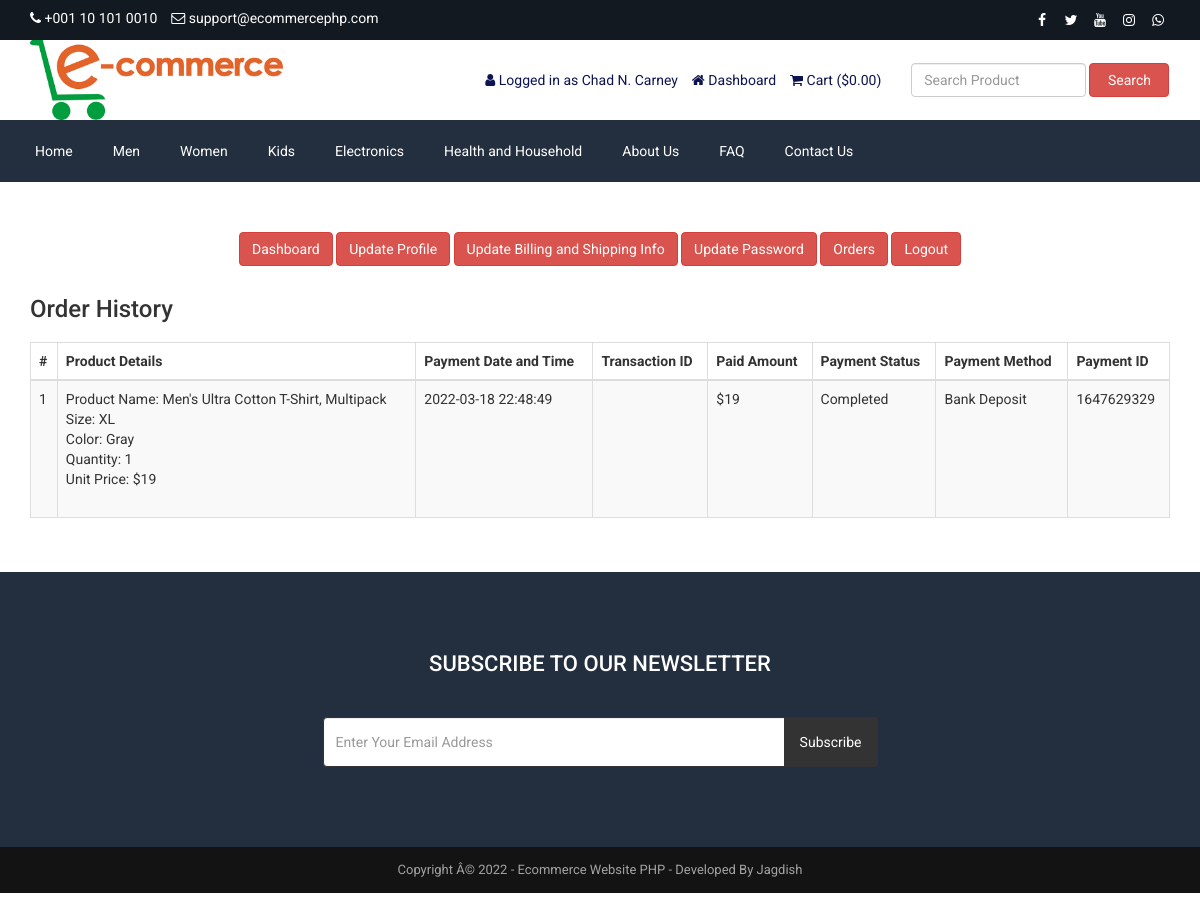
/customer-order.php (signed in), run on the app's committed database.
### tables this page shows
CREATE TABLE `tbl_settings` (
  `id` int(11) NOT NULL,
  `logo` varchar(255) NOT NULL,
  `favicon` varchar(255) NOT NULL,
  `footer_about` text NOT NULL,
  `footer_copyright` text NOT NULL,
  `contact_address` text NOT NULL,
  `contact_email` varchar(255) NOT NULL,
  `contact_phone` varchar(255) NOT NULL,
  `contact_fax` varchar(255) NOT NULL,
  `contact_map_iframe` text NOT NULL,
  `receive_email` varchar(255) NOT NULL,
  `receive_email_subject` varchar(255) NOT NULL,
  `receive_email_thank_you_message` text NOT NULL,
  `forget_password_message` text NOT NULL,
  `total_recent_post_footer` int(10) NOT NULL,
  `total_popular_post_footer` int(10) NOT NULL,
  `total_recent_post_sidebar` int(11) NOT NULL,
  `total_popular_post_sidebar` int(11) NOT NULL,
  `total_featured_product_home` int(11) NOT NULL,
  `total_latest_product_home` int(11) NOT NULL,
  `total_popular_product_home` int(11) NOT NULL,
  `meta_title_home` text NOT NULL,
  `meta_keyword_home` text NOT NULL,
  `meta_description_home` text NOT NULL,
  `banner_login` varchar(255) NOT NULL,
  `banner_registration` varchar(255) NOT NULL,
  `banner_forget_password` varchar(255) NOT NULL,
  `banner_reset_password` varchar(255) NOT NULL,
  `banner_search` varchar(255) NOT NULL,
  `banner_cart` varchar(255) NOT NULL,
  `banner_checkout` varchar(255) NOT NULL,
  `banner_product_category` varchar(255) NOT NULL,
  `banner_blog` varchar(255) NOT NULL,
  `cta_title` varchar(255) NOT NULL,
  `cta_content` text NOT NULL,
  `cta_read_more_text` varchar(255) NOT NULL,
  `cta_read_more_url` varchar(255) NOT NULL,
  `cta_photo` varchar(255) NOT NULL,
  `featured_product_title` varchar(255) NOT NULL,
  `featured_product_subtitle` varchar(255) NOT NULL,
  `latest_product_title` varchar(255) NOT NULL,
  `latest_product_subtitle` varchar(255) NOT NULL,
  `popular_product_title` varchar(255) NOT NULL,
  `popular_product_subtitle` varchar(255) NOT NULL,
  `testimonial_title` varchar(255) NOT NULL,
  `testimonial_subtitle` varchar(255) NOT NULL,
  `testimonial_photo` varchar(255) NOT NULL,
  `blog_title` varchar(255) NOT NULL,
  `blog_subtitle` varchar(255) NOT NULL,
  `newsletter_text` text NOT NULL,
  `paypal_email` varchar(255) NOT NULL,
  `stripe_public_key` varchar(255) NOT NULL,
  `stripe_secret_key` varchar(255) NOT NULL,
  `bank_detail` text NOT NULL,
  `before_head` text NOT NULL,
  `after_body` text NOT NULL,
  `before_body` text NOT NULL,
  `home_service_on_off` int(11) NOT NULL,
  `home_welcome_on_off` int(11) NOT NULL,
  `home_featured_product_on_off` int(11) NOT NULL,
  `home_latest_product_on_off` int(11) NOT NULL,
  `home_popular_product_on_off` int(11) NOT NULL,
  `home_testimonial_on_off` int(11) NOT NULL,
  `home_blog_on_off` int(11) NOT NULL,
  `newsletter_on_off` int(11) NOT NULL,
  `ads_above_welcome_on_off` int(1) NOT NULL,
  `ads_above_featured_product_on_off` int(1) NOT NULL,
  `ads_above_latest_product_on_off` int(1) NOT NULL,
  `ads_above_popular_product_on_off` int(1) NOT NULL,
  `ads_above_testimonial_on_off` int(1) NOT NULL,
  `ads_category_sidebar_on_off` int(1) NOT NULL
);

CREATE TABLE `tbl_social` (
  `social_id` int(11) NOT NULL,
  `social_name` varchar(30) NOT NULL,
  `social_url` varchar(255) NOT NULL,
  `social_icon` varchar(30) NOT NULL
);

CREATE TABLE `tbl_top_category` (
  `tcat_id` int(11) NOT NULL,
  `tcat_name` varchar(255) NOT NULL,
  `show_on_menu` int(1) NOT NULL
);

CREATE TABLE `tbl_page` (
  `id` int(11) NOT NULL,
  `about_title` varchar(255) NOT NULL,
  `about_content` text NOT NULL,
  `about_banner` varchar(255) NOT NULL,
  `about_meta_title` varchar(255) NOT NULL,
  `about_meta_keyword` text NOT NULL,
  `about_meta_description` text NOT NULL,
  `faq_title` varchar(255) NOT NULL,
  `faq_banner` varchar(255) NOT NULL,
  `faq_meta_title` varchar(255) NOT NULL,
  `faq_meta_keyword` text NOT NULL,
  `faq_meta_description` text NOT NULL,
  `blog_title` varchar(255) NOT NULL,
  `blog_banner` varchar(255) NOT NULL,
  `blog_meta_title` varchar(255) NOT NULL,
  `blog_meta_keyword` text NOT NULL,
  `blog_meta_description` text NOT NULL,
  `contact_title` varchar(255) NOT NULL,
  `contact_banner` varchar(255) NOT NULL,
  `contact_meta_title` varchar(255) NOT NULL,
  `contact_meta_keyword` text NOT NULL,
  `contact_meta_description` text NOT NULL,
  `pgallery_title` varchar(255) NOT NULL,
  `pgallery_banner` varchar(255) NOT NULL,
  `pgallery_meta_title` varchar(255) NOT NULL,
  `pgallery_meta_keyword` text NOT NULL,
  `pgallery_meta_description` text NOT NULL,
  `vgallery_title` varchar(255) NOT NULL,
  `vgallery_banner` varchar(255) NOT NULL,
  `vgallery_meta_title` varchar(255) NOT NULL,
  `vgallery_meta_keyword` text NOT NULL,
  `vgallery_meta_description` text NOT NULL
);

CREATE TABLE `tbl_payment` (
  `id` int(11) NOT NULL,
  `customer_id` int(11) NOT NULL,
  `customer_name` varchar(255) NOT NULL,
  `customer_email` varchar(255) NOT NULL,
  `payment_date` varchar(50) NOT NULL,
  `txnid` varchar(255) NOT NULL,
  `paid_amount` int(11) NOT NULL,
  `card_number` varchar(50) NOT NULL,
  `card_cvv` varchar(10) NOT NULL,
  `card_month` varchar(10) NOT NULL,
  `card_year` varchar(10) NOT NULL,
  `bank_transaction_info` text NOT NULL,
  `payment_method` varchar(20) NOT NULL,
  `payment_status` varchar(25) NOT NULL,
  `shipping_status` varchar(20) NOT NULL,
  `payment_id` varchar(255) NOT NULL
);

CREATE TABLE `tbl_order` (
  `id` int(11) NOT NULL,
  `product_id` int(11) NOT NULL,
  `product_name` varchar(255) NOT NULL,
  `size` varchar(100) NOT NULL,
  `color` varchar(100) NOT NULL,
  `quantity` varchar(50) NOT NULL,
  `unit_price` varchar(50) NOT NULL,
  `payment_id` varchar(255) NOT NULL
);

### customer-order.php (the view, shortened to what this page needs)
<?php require_once('header.php'); ?>
<div class="page">
    <div class="container">
        <div class="row">
            <div class="col-md-12">
                <?php require_once('customer-sidebar.php'); ?>
            </div>
            <div class="col-md-12">
                <div class="user-content">
                    <h3><?php echo LANG_VALUE_25; ?></h3>
                    <div class="table-responsive">
                        <table class="table table-bordered table-striped table-hover">
                            <thead>
                                <tr>
                                    <th><?php echo '#' ?></th>
                                    <th><?php echo LANG_VALUE_48; ?></th>
                                    <th><?php echo LANG_VALUE_27; ?></th>
                                    <th><?php echo LANG_VALUE_28; ?></th>
                                    <th><?php echo LANG_VALUE_29; ?></th>
                                    <th><?php echo LANG_VALUE_30; ?></th>
                                    <th><?php echo LANG_VALUE_31; ?></th>
                                    <th><?php echo LANG_VALUE_32; ?></th>
                                </tr>
                            </thead>
                            <tbody>
            <?php
            $limit = 10;
            $page = @$_GET['page'];
            if($page)
                $start = ($page - 1) * $limit;
            else
                $start = 0;
            $statement = $pdo->prepare("SELECT * FROM tbl_payment WHERE customer_email=? ORDER BY id DESC LIMIT $start, $limit");
            $statement->execute(array($_SESSION['customer']['cust_email']));
            $result = $statement->fetchAll(PDO::FETCH_ASSOC);
            if ($page == 0) $page = 1;
            ?>
                                <?php
                                $tip = $page*10-10;
                                foreach ($result as $row) {
                                    $tip++;
                                    ?>
                                    <tr>
                                        <td><?php echo $tip; ?></td>
                                        <td>
                                            <?php
                                            $statement1 = $pdo->prepare("SELECT * FROM tbl_order WHERE payment_id=?");
                                            $statement1->execute(array($row['payment_id']));
                                            $result1 = $statement1->fetchAll(PDO::FETCH_ASSOC);
                                            foreach ($result1 as $row1) {
                                                echo 'Product Name: '.$row1['product_name'];
                                                echo '<br>Size: '.$row1['size'];
                                                echo '<br>Color: '.$row1['color'];
                                                echo '<br>Quantity: '.$row1['quantity'];
                                                echo '<br>Unit Price: $'.$row1['unit_price'];
                                                echo '<br><br>';
                                            }
                                            ?>
                                        </td>
                                        <td><?php echo $row['payment_date']; ?></td>
                                        <td><?php echo $row['txnid']; ?></td>
                                        <td><?php echo '$'.$row['paid_amount']; ?></td>
                                        <td><?php echo $row['payment_status']; ?></td>
                                        <td><?php echo $row['payment_method']; ?></td>
                                        <td><?php echo $row['payment_id']; ?></td>
                                    </tr>
                                    <?php
                                }
                                ?>
                            </tbody>
                        </table>
                        <div class="pagination" style="overflow: hidden;">
                    </div>
                </div>
            </div>
        </div>
    </div>
</div>
<?php require_once('footer.php'); ?>

### header.php (shortened to what this page needs)
<?php
include("admin/inc/config.php");
$statement = $pdo->prepare("SELECT * FROM tbl_settings WHERE id=1");
$statement->execute();
$result = $statement->fetchAll(PDO::FETCH_ASSOC);
foreach ($result as $row)
{
	$logo = $row['logo'];
	$contact_email = $row['contact_email'];
	$contact_phone = $row['contact_phone'];
}
?>
<!DOCTYPE html>
<html lang="en">
<head>
	<link rel="stylesheet" href="assets/css/bootstrap.min.css">
	<link rel="stylesheet" href="assets/css/font-awesome.min.css">
	<link rel="stylesheet" href="assets/css/owl.carousel.min.css">
	<link rel="stylesheet" href="assets/css/owl.theme.default.min.css">
	<link rel="stylesheet" href="assets/css/jquery.bxslider.min.css">
    <link rel="stylesheet" href="assets/css/magnific-popup.css">
    <link rel="stylesheet" href="assets/css/rating.css">
	<link rel="stylesheet" href="assets/css/spacing.css">
	<link rel="stylesheet" href="assets/css/bootstrap-touch-slider.css">
	<link rel="stylesheet" href="assets/css/animate.min.css">
	<link rel="stylesheet" href="assets/css/tree-menu.css">
	<link rel="stylesheet" href="assets/css/select2.min.css">
	<link rel="stylesheet" href="assets/css/main.css">
	<link rel="stylesheet" href="assets/css/responsive.css">
	<?php
	$statement = $pdo->prepare("SELECT * FROM tbl_page WHERE id=1");
	$statement->execute();
	$result = $statement->fetchAll(PDO::FETCH_ASSOC);
		?>
</head>
<body>
<div class="top">
	<div class="container">
		<div class="row">
			<div class="col-md-6 col-sm-6 col-xs-12">
				<div class="left">
					<ul>
						<li><i class="fa fa-phone"></i> <?php echo $contact_phone; ?></li>
						<li><i class="fa fa-envelope-o"></i> <?php echo $contact_email; ?></li>
					</ul>
				</div>
			</div>
			<div class="col-md-6 col-sm-6 col-xs-12">
				<div class="right">
					<ul>
						<?php
						$statement = $pdo->prepare("SELECT * FROM tbl_social");
						$statement->execute();
						$result = $statement->fetchAll(PDO::FETCH_ASSOC);
						foreach ($result as $row) {
							?>
							<?php if($row['social_url'] != ''): ?>
							<li><a href="<?php echo $row['social_url']; ?>"><i class="<?php echo $row['social_icon']; ?>"></i></a></li>
							<?php endif; ?>
							<?php
						}
						?>
					</ul>
				</div>
			</div>
		</div>
	</div>
</div>
<div class="header">
	<div class="container">
		<div class="row inner">
			<div class="col-md-4 logo">
				<a href="index.php"><img src="assets/uploads/<?php echo $logo; ?>" alt="logo image"></a>
			</div>
			<div class="col-md-5 right">
				<ul>
					<?php
					if(isset($_SESSION['customer'])) {
						?>
						<li><i class="fa fa-user"></i> <?php echo LANG_VALUE_13; ?> <?php echo $_SESSION['customer']['cust_name']; ?></li>
						<li><a href="dashboard.php"><i class="fa fa-home"></i> <?php echo LANG_VALUE_89; ?></a></li>
						<?php
					} else {
						?>
						<li><a href="login.php"><i class="fa fa-sign-in"></i> <?php echo LANG_VALUE_9; ?></a></li>
						<li><a href="registration.php"><i class="fa fa-user-plus"></i> <?php echo LANG_VALUE_15; ?></a></li>
						<?php
					}
					?>
					<li><a href="cart.php"><i class="fa fa-shopping-cart"></i> <?php echo LANG_VALUE_18; ?> (<?php echo LANG_VALUE_1; ?><?php
					if(isset($_SESSION['cart_p_id'])) {
						$table_total_price = 0;
						$i=0;
	                    foreach($_SESSION['cart_p_qty'] as $key => $value)
	                    {
	                        $i++;
	                        $arr_cart_p_qty[$i] = $value;
	                    }                    $i=0;
	                    foreach($_SESSION['cart_p_current_price'] as $key => $value)
	                    {
	                        $i++;
	                        $arr_cart_p_current_price[$i] = $value;
	                    }
	                    for($i=1;$i<=count($arr_cart_p_qty);$i++) {
	                    	$row_total_price = $arr_cart_p_current_price[$i]*$arr_cart_p_qty[$i];
	                        $table_total_price = $table_total_price + $row_total_price;
	                    }
						echo $table_total_price;
					} else {
						echo '0.00';
					}
					?>)</a></li>
				</ul>
			</div>
			<div class="col-md-3 search-area">
				<form class="navbar-form navbar-left" role="search" action="search-result.php" method="get">
					<div class="form-group">
						<input type="text" class="form-control search-top" placeholder="<?php echo LANG_VALUE_2; ?>" name="search_text">
					</div>
					<button type="submit" class="btn btn-danger"><?php echo LANG_VALUE_3; ?></button>
				</form>
			</div>
		</div>
	</div>
</div>
<div class="nav">
	<div class="container">
		<div class="row">
			<div class="col-md-12 pl_0 pr_0">
				<div class="menu-container">
					<div class="menu">
						<ul>
							<li><a href="index.php">Home</a></li>
							<?php
							$statement = $pdo->prepare("SELECT * FROM tbl_top_category WHERE show_on_menu=1");
							$statement->execute();
							$result = $statement->fetchAll(PDO::FETCH_ASSOC);
							foreach ($result as $row) {
								?>
								<li><a href="product-category.php?id=<?php echo $row['tcat_id']; ?>&type=top-category"><?php echo $row['tcat_name']; ?></a>
								</li>
								<?php
							}
							?>
							<?php
							$statement = $pdo->prepare("SELECT * FROM tbl_page WHERE id=1");
							$statement->execute();
							$result = $statement->fetchAll(PDO::FETCH_ASSOC);
							foreach ($result as $row) {
								$about_title = $row['about_title'];
								$faq_title = $row['faq_title'];
								$contact_title = $row['contact_title'];
							}
							?>
							<li><a href="about.php"><?php echo $about_title; ?></a></li>
							<li><a href="faq.php"><?php echo $faq_title; ?></a></li>
							<li><a href="contact.php"><?php echo $contact_title; ?></a></li>
						</ul>
					</div>
				</div>
			</div>
		</div>
	</div>
</div>

### footer.php (shortened to what this page needs)
<?php
$statement = $pdo->prepare("SELECT * FROM tbl_settings WHERE id=1");
$statement->execute();
$result = $statement->fetchAll(PDO::FETCH_ASSOC);
foreach ($result as $row)
{
	$footer_copyright = $row['footer_copyright'];
    $newsletter_on_off = $row['newsletter_on_off'];
}
?>
<?php if($newsletter_on_off == 1): ?>
<section class="home-newsletter">
	<div class="container">
		<div class="row">
			<div class="col-md-6 col-md-offset-3">
				<div class="single">
				<form action="" method="post">
					<h2><?php echo LANG_VALUE_93; ?></h2>
					<div class="input-group">
			        	<input type="email" class="form-control" placeholder="<?php echo LANG_VALUE_95; ?>" name="email_subscribe">
			         	<span class="input-group-btn">
			         	<button class="btn btn-theme" type="submit" name="form_subscribe"><?php echo LANG_VALUE_92; ?></button>
			         	</span>
			        </div>
				</div>
			</div>
		</div>
	</div>
</section>
<?php endif; ?>
<div class="footer-bottom">
	<div class="container">
		<div class="row">
			<div class="col-md-12 copyright">
				<?php echo $footer_copyright; ?>
			</div>
		</div>
	</div>
</div>
</body>
</html>

### data on the page
tbl_settings: contact_phone "+001 10 101 0010", contact_email "support@ecommercephp.com", logo (picture), footer_copyright "Copyright Â© 2022 - Ecommerce Website PHP - Developed By Jagdish"
tbl_top_category: tcat_name "Men"
tbl_top_category: tcat_name "Women"
tbl_top_category: tcat_name "Kids"
tbl_top_category: tcat_name "Electronics"
tbl_top_category: tcat_name "Health and Household"
tbl_page: about_title "About Us", faq_title "FAQ", contact_title "Contact Us"
tbl_payment: payment_date "2022-03-18 22:48:49", paid_amount "19", payment_status "Completed", payment_method "Bank Deposit", payment "1647629329"
tbl_order: product_name "Men's Ultra Cotton T-Shirt, Multipack", size "XL", color "Gray", quantity "1", unit_price "19"

### other printed values
LANG_VALUE_13 "Logged in as"
$_SESSION['customer']['cust_name'] "Chad N. Carney"
LANG_VALUE_89 "Dashboard"
LANG_VALUE_18 "Cart"
LANG_VALUE_1 "$"
LANG_VALUE_3 "Search"
LANG_VALUE_117 "Update Profile"
LANG_VALUE_88 "Update Billing and Shipping Info"
LANG_VALUE_99 "Update Password"
LANG_VALUE_24 "Orders"
LANG_VALUE_14 "Logout"
LANG_VALUE_25 "Order History"
LANG_VALUE_48 "Product Details"
LANG_VALUE_27 "Payment Date and Time"
LANG_VALUE_28 "Transaction ID"
